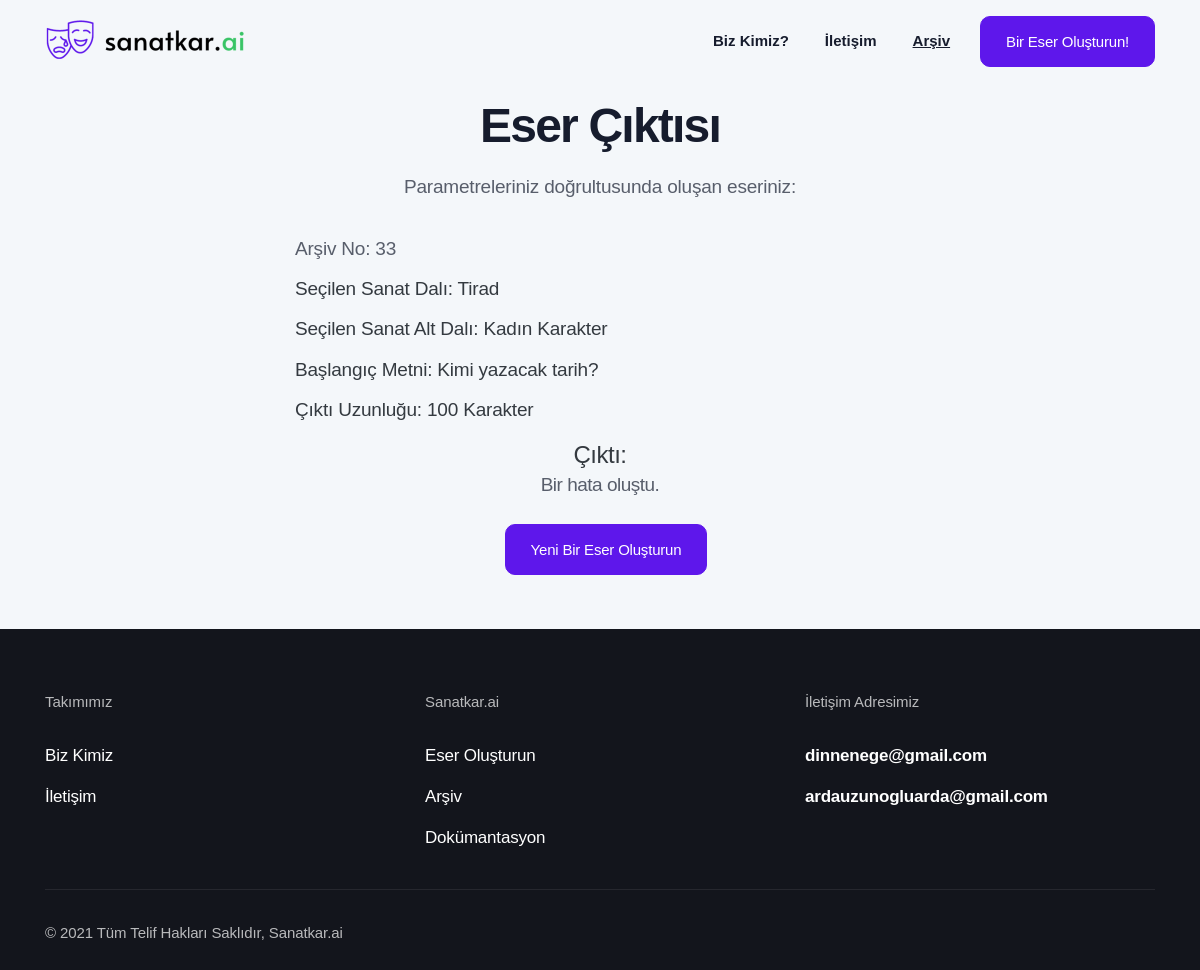
The app's page /archive/33 with its own data.
### app.py (models this page shows)
class Archive(db.Model):
    id = db.Column(db.Integer, primary_key=True)
    generated_text = db.Column(db.String(600))
    art_branch = db.Column(db.String(10))
    genre = db.Column(db.String(30))
    seed_input = db.Column(db.String(35))
    length_input = db.Column(db.String(3))

### app.py (the view)
@app.route("/archive/<int:id>")
def particular_archive_element(id):
    archived_generation = Archive.query.filter_by(id = id).first()
    id = archived_generation.id
    generated_text = archived_generation.generated_text
    art_branch = archived_generation.art_branch
    genre = archived_generation.genre
    seed_input = archived_generation.seed_input
    length_input = archived_generation.length_input
    output = str(generated_text).replace("_", "").replace(")", "").replace("(", "").replace("'", "").replace('"',"").split("\\n")
    output = list(filter(None, output))[:-1]
    return render_template("generator_output.html", id = id, output=output, art_branch=art_branch, genre=genre, seed_input=seed_input, length_input=length_input)

### templates/generator_output.html (shortened to what this page needs)
<!DOCTYPE html>
<html lang="en">
<head>
  <link rel="stylesheet" href="{{ url_for('static', filename='css/bootstrap.css') }}">
  <link rel="stylesheet" href="{{ url_for('static', filename='fonts/icon-font/css/style.css') }}">
  <link rel="stylesheet" href="{{ url_for('static', filename='fonts/typography-font/typo.css') }}">
  <link rel="stylesheet" href="{{ url_for('static', filename='fonts/fontawesome-5/css/all.css') }}">
  <link rel="stylesheet" href="{{ url_for('static', filename='plugins/aos/aos.min.css') }}">
  <link rel="stylesheet" href="{{ url_for('static', filename='plugins/fancybox/jquery.fancybox.min.css') }}">
  <link rel="stylesheet" href="{{ url_for('static', filename='plugins/nice-select/nice-select.min.css') }}">
  <link rel="stylesheet" href="{{ url_for('static', filename='plugins/slick/slick.min.css') }}">
  <link rel="stylesheet" href="{{ url_for('static', filename='plugins/date-picker/css/gijgo.min.css') }}" type="text/css" />
  <link rel="stylesheet" href="{{ url_for('static', filename='plugins/theme-mode-switcher/switcher-panel.css') }}">
  <link rel="stylesheet" href="{{ url_for('static', filename='css/main.css') }}">
  <link rel="stylesheet" href="{{ url_for('static', filename='css/theme-mode-custom.css') }}">
  <link rel="stylesheet" href="https://cdnjs.cloudflare.com/ajax/libs/font-awesome/5.15.4/css/all.min.css">
</head>
<body data-theme="light">
  <div class="site-wrapper overflow-hidden">
    <header class="site-header site-header--menu-right  site-header--absolute">
      <div class="container">
        <nav class="navbar site-navbar offcanvas-active navbar-expand-lg  px-0">
          <div class="brand-logo"><a href="/">
              <img src="{{ url_for('static', filename='image/logo-main-black.png') }}" alt="" class="light-version-logo ">
            </a></div>
          <div class="collapse navbar-collapse" id="mobile-menu">
            <div class="navbar-nav-wrapper">
              <ul class="navbar-nav main-menu">
                <li class="nav-item">
                  <a class="text-dark nav-link" href="/about" role="button" aria-expanded="false">Biz Kimiz?</a>
                </li>
                <li class="nav-item">
                  <a class="nav-link" href="/contact" role="button" aria-expanded="false">İletişim</a>
                </li>
                <li class="nav-item">
                  <a class="font-weight-bold nav-link" href="/archive" role="button" aria-expanded="false"><ins>Arşiv</ins></a>
                </li>
              </ul>
            </div>
          </div>
          <div class="header-btn  ml-auto ml-lg-5 mr-6 mr-lg-0 d-none d-xs-block">
            <a class="btn btn-app-page btn-primary gr-text-9 d-none d-xs-inline-flex " href="/generator">
              Bir Eser Oluşturun!
            </a>
          </div>
        </nav>
      </div>
    </header>
    <div class="inner-banner pt-20 pb-md-13 bg-default-2">
      <div class="container">
        <div class="row  justify-content-center pt-5">
          <div class="col-xl-8 col-lg-9 text-center">
            <div class="px-md-15 text-center">
              <h2 class="title gr-text-3 mb-6">Eser Çıktısı</h2>
              <p class="gr-text-8 mb-9">Parametreleriniz doğrultusunda oluşan eseriniz:</p>
              <ul class="w-100 list-unstyled text-left">
                <li class="gr-text-8 mb-3">Arşiv No: <span id="archiveno">{{id}}</span></li>
                <li class="gr-text-8 text-dark mb-3">Seçilen Sanat Dalı: <span id="chosenart">{{art_branch}}</span></li>
                <li class="gr-text-8 text-dark mb-3">Seçilen Sanat Alt Dalı: <span id="chosensubart">{{genre}}</span></li>
                <li class="gr-text-8 text-dark mb-3">Başlangıç Metni: <span id="startingsentence">{{seed_input}}</span></li>
                <li class="gr-text-8 text-dark mb-5">Çıktı Uzunluğu: <span id="outputlength">{{length_input}}</span> Karakter</li>
                <li class="gr-text-6 text-dark mb-8 text-center">Çıktı:</br><span id="output">
                {% if output[0] %}
                  {% for element in output %}
                    {{element}}
                    <br>
                  {% endfor %}
                {% else %}
                  <p> Bir hata oluştu. </p>
                {% endif %}
                </span></li>
              </ul>
              <div class="header-btn  ml-auto ml-lg-5 mr-6 mr-lg-0 d-xs-block">
                <a class="btn btn-app-page btn-primary gr-text-9 d-xs-inline-flex " href="/generator">
                  Yeni Bir Eser Oluşturun
                </a>
              </div>
            </div>
          </div>
        </div>
      </div>
    </div>
    <div class="bg-default-2 pb-1 ">
    </div>
   <div class="footer-section dark-mode-texts bg-blackish-blue">
    <div class="container">
      <div class="footer-top pt-15">
        <div class="justify-content-center row">
          <div class="col-6 col-lg-4">
            <div class="single-footer mb-13 mb-lg-9">
              <p class="footer-title gr-text-11 mb-7">Takımımız</p>
              <ul class="footer-list list-unstyled">
                <li class="py-2"><a class="gr-text-9 gr-text-color" href="/about">Biz Kimiz</a></li>
                <li class="py-2"><a class="gr-text-9 gr-text-color" href="/contact">İletişim</a></li>
              </ul>
            </div>
          </div>
          <div class="col-6 col-lg-4">
            <div class="single-footer mb-13 mb-lg-9">
              <p class="footer-title gr-text-11 mb-7">Sanatkar.ai</p>
              <ul class="footer-list list-unstyled">
                <li class="py-2"><a class="gr-text-9 gr-text-color" href="/generator">Eser Oluşturun</a></li>
                <li class="py-2"><a class="gr-text-9 gr-text-color" href="/archive">Arşiv</a></li>
                <li class="py-2"><a class="gr-text-9 gr-text-color" href="https://github.com/ardauzunoglu/sanatkar.ai">Dokümantasyon</a></li>
              </ul>
            </div>
          </div>
          <div class="col-md-6 col-lg-4">
            <div class="single-footer mb-13 mb-lg-9">
              <p class="footer-title gr-text-11 mb-7">İletişim Adresimiz</p>
              <ul class="footer-list list-unstyled">
                <li class="py-2"><a class="gr-text-9 text-primary font-weight-bold hover-underline active text-white" href="mailto:dinnenege@gmail.com">dinnenege@gmail.com</a></li>
                <li class="py-2"><a class="gr-text-9 text-primary font-weight-bold hover-underline active text-white" href="mailto:ardauzunogluarda@gmail.com">ardauzunogluarda@gmail.com</a></li>
              </ul>
            </div>
          </div>
        </div>
      </div>
      <div class="copyright-area border-top pt-9 pb-8">
        <div class="row align-items-center">
          <div class="col-lg-6">
            <p class="copyright-text gr-text-11 mb-6 mb-lg-0 gr-text-color-opacity text-center text-lg-left">
              © 2021 Tüm Telif Hakları Saklıdır, Sanatkar.ai
            </p>
          </div>
        </div>
      </div>
    </div>
  </div>
  </div>
</body>
</html>

### records on screen
Archive: art_branch "Tirad", genre "Kadın Karakter", seed_input "Kimi yazacak tarih?", length_input "100"

### other values on screen
{{ id }} "33"
